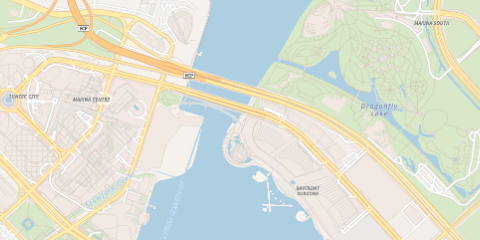
#> input picture dashboard/dist/style-thumbs/bright.png, 480 x 240 px, given in place of codex-clipboard-020ec8c5-a735-43cb-827e-fbe9e53ece9c.png, which was not available
$ python watercolour_architecture_ablation.py   (older library calls are emulated)
#> lines starting #> are read from the running program, lines starting #| are printed output that depends on the picture
### src/obed_edom/watercolour.py
from __future__ import annotations

import hashlib
import io
import math
from collections.abc import Callable
from dataclasses import dataclass, replace

import cv2
import numpy as np
from PIL import Image, ImageOps

MAX_ENCODED_BYTES = 20 * 1024 * 1024
MAX_PIXELS = 24_000_000
BASE_MIN_SIDE = 440.0
WORK_MIN_SIDE = 880
PAPER = np.array([245, 232, 201], np.float32) / 255
PENCIL = np.array([0.40, 0.29, 0.21], np.float32)


class WatercolourError(ValueError):
    pass


class WatercolourCancelled(Exception):
    pass


Cancel = Callable[[], bool] | None


def _check(cancel: Cancel) -> None:
    if cancel and cancel():
        raise WatercolourCancelled()


@dataclass(frozen=True)
class WatercolourOptions:
    wash_softness: float = 0.65
    ink_amount: float = 0.42
    transparent: bool = False
    paper: bool = True
    seed: int = 0


def decode_image(raw: bytes) -> Image.Image:
    if not raw or len(raw) > MAX_ENCODED_BYTES:
        raise WatercolourError("Image is empty or exceeds the 20 MB upload limit")
    try:
        with Image.open(io.BytesIO(raw)) as source:
            source.verify()
        with Image.open(io.BytesIO(raw)) as source:
            if source.width * source.height > MAX_PIXELS:
                raise WatercolourError("Image exceeds the 24 megapixel processing limit")
            image = ImageOps.exif_transpose(source).convert("RGBA")
    except Exception as exc:
        raise WatercolourError("Upload is not a valid image") from exc
    if image.width * image.height > MAX_PIXELS:
        raise WatercolourError("Image exceeds the 24 megapixel processing limit")
    return image


def _seed(raw: bytes, seed: int) -> int:
    return (int.from_bytes(hashlib.sha256(raw).digest()[:8], "big") ^ int(seed)) & 0x7FFFFFFF


def _blur(a: np.ndarray, sigma: float) -> np.ndarray:
    return cv2.GaussianBlur(a, (0, 0), sigma) if sigma > 0 else a


def _norm(a: np.ndarray) -> np.ndarray:
    return (a - a.mean()) / (a.std() + 1e-6)


def _noise(rng: np.random.Generator, shape: tuple[int, int], sigma: float = 0.0) -> np.ndarray:
    return _blur(rng.normal(0, 1, shape).astype(np.float32), sigma)


def _odd(value: float) -> int:
    return max(1, int(round(value))) | 1


def _percentile(a: np.ndarray, q: float) -> float:
    step = max(1, int(math.sqrt(a.size / 2_000_000)))
    return max(float(np.percentile(a[::step, ::step], q)), 1e-5)


# [4 lines left out: function _slider_gain, not called in this run]


def _gradient(a: np.ndarray, sigma: float) -> np.ndarray:
    smooth = _blur(a, sigma)
    return np.hypot(cv2.Sobel(smooth, cv2.CV_32F, 1, 0, ksize=3), cv2.Sobel(smooth, cv2.CV_32F, 0, 1, ksize=3)) / 8.0


# [40 lines left out: functions _line_kernel, _paper, _strokes, _wobble, _pencil_edges, not called in this run]


def _smoothness(luminance: np.ndarray, scale: float) -> np.ndarray:
    return np.clip(1 - _blur(_gradient(luminance, scale), 2 * scale) * scale / 0.03, 0, 1)


# [189 lines left out: functions _wash, _wash_layers, _fill_hidden, _feather_mask, _has_paint, _painted_alpha and 2 more, not called in this run]


def convert(raw: bytes, options: WatercolourOptions, mask: Image.Image | None = None, *, cancel: Cancel = None) -> tuple[bytes, tuple[int, int]]:
    image = decode_image(raw)
    _check(cancel)
    result = render(image, replace(options, seed=_seed(raw, options.seed)), mask, cancel=cancel)
    _check(cancel)
    output = io.BytesIO()
    result.save(output, "PNG", optimize=False)
    _check(cancel)
    return output.getvalue(), result.size

### scripts/watercolour_architecture_ablation.py
from __future__ import annotations

import argparse
import hashlib
import io
import json
import sys
import types
from pathlib import Path

from PIL import Image, ImageDraw

from obed_edom import watercolour as current


REFERENCE = Path("/var/folders/cm/y6d43l6j57s65blyxxy1ty6r0000gn/T/codex-clipboard-020ec8c5-a735-43cb-827e-fbe9e53ece9c.png")
CHURCHES = (
    Path("/var/folders/cm/y6d43l6j57s65blyxxy1ty6r0000gn/T/codex-clipboard-1e0413fe-b00f-4df9-86ee-a546a3af90a6.png"),
    Path("/var/folders/cm/y6d43l6j57s65blyxxy1ty6r0000gn/T/codex-clipboard-1f75a4ef-f1b2-4fe8-be8a-953e8da4451d.png"),
)
COEFFICIENT = "* (0.6 * busy)[:, :, None]"


def source_variant(*, no_blotch: bool = True, name: str = "watercolour_ablation_no_blotch") -> types.ModuleType:
    source_path = Path(current.__file__ or "")
    source = source_path.read_text()
    changed = source
    if no_blotch:
        assert source.count(COEFFICIENT) == 1
        changed = source.replace(COEFFICIENT, "* (0.0 * busy)[:, :, None]", 1)
        assert changed.count("* (0.0 * busy)[:, :, None]") == 1
    module = types.ModuleType(name)
    module.__file__ = str(source_path)
    sys.modules[module.__name__] = module
    exec(compile(changed, str(source_path), "exec"), module.__dict__)
    return module


def without_wobble(module: types.ModuleType) -> None:
    original = module._wobble

    def consume_and_keep(image, rng, scale):
        original(image, rng, scale)
        return image

    module._wobble = consume_and_keep


def variants() -> dict[str, types.ModuleType]:
    no_wobble = source_variant(no_blotch=False, name="watercolour_ablation_no_wobble")
    without_wobble(no_wobble)
    no_blotch = source_variant(name="watercolour_ablation_no_blotch")
    both = source_variant(name="watercolour_ablation_both")
    without_wobble(both)
    return {"current": current, "no_wobble": no_wobble, "no_blotch": no_blotch, "both": both}


def encode(image: Image.Image) -> bytes:
    buffer = io.BytesIO()
    image.save(buffer, "PNG")
    return buffer.getvalue()


def labelled(image: Image.Image, label: str) -> Image.Image:
    view = image.copy()
    draw = ImageDraw.Draw(view)
    draw.rectangle((0, 0, min(view.width, len(label) * 8 + 14), 22), fill="#241f18")
    draw.text((5, 4), label, fill="#fff7e5")
    return view


def board(images: dict[str, Image.Image], crop: tuple[int, int, int, int], output: Path) -> None:
    views = [labelled(images[name].crop(crop), name) for name in images]
    width = max(view.width for view in views)
    height = max(view.height for view in views)
    canvas = Image.new("RGB", (width * 2, height * 2), "#f1dfbd")
    for index, view in enumerate(views):
        canvas.paste(view, ((index % 2) * width, (index // 2) * height))
    canvas.save(output)


def render_set(raw: bytes, modules: dict[str, types.ModuleType], output: Path) -> dict[str, Image.Image]:
    rendered: dict[str, Image.Image] = {}
    for name, module in modules.items():
        payload, _ = module.convert(raw, module.WatercolourOptions(seed=20260908))
        (output / f"{name}.png").write_bytes(payload)
        rendered[name] = Image.open(io.BytesIO(payload)).convert("RGB")
    return rendered


def main() -> None:
    parser = argparse.ArgumentParser(description="Generate controlled Watercolour architecture ablations.")
    parser.add_argument("--output", type=Path, default=Path("output/watercolour-architecture-ablation"))
    args = parser.parse_args()
    args.output.mkdir(parents=True, exist_ok=True)
    modules = variants()
    reference = Image.open(REFERENCE).convert("RGB")
    mumbai = reference.crop((0, 0, reference.width, min(437, reference.height // 2)))
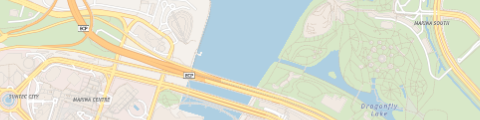
#> mumbai: PIL image 480x120 RGB; mean R, G, B 220.4, 224.1, 206.1
    mumbai_raw = encode(mumbai)
    mumbai_dir = args.output / "mumbai"
    mumbai_dir.mkdir(exist_ok=True)
    mumbai.save(mumbai_dir / "input.png")
    rendered = render_set(mumbai_raw, modules, mumbai_dir)
    board(rendered, (270, 20, 600, 310), mumbai_dir / "facade-board.png")
    board(rendered, (0, 0, 600, 437), mumbai_dir / "full-board.png")
    manifest: dict[str, dict[str, str]] = {"mumbai": {name: hashlib.sha256((mumbai_dir / f"{name}.png").read_bytes()).hexdigest() for name in modules}}
    for index, source in enumerate(CHURCHES, 1):
        if not source.is_file():
            raise FileNotFoundError(source)
        destination = args.output / f"church-{index}"
        destination.mkdir(exist_ok=True)
        raw = source.read_bytes()
        Image.open(io.BytesIO(raw)).convert("RGB").save(destination / "input.png")
        render_set(raw, modules, destination)
        manifest[f"church-{index}"] = {name: hashlib.sha256((destination / f"{name}.png").read_bytes()).hexdigest() for name in modules}
    (args.output / "manifest.json").write_text(json.dumps(manifest, indent=2) + "\n")
    print(args.output.resolve())


if __name__ == "__main__":
#> (the run stopped early here; a loop or call above may not have finished)

$ run again, on dashboard/dist/style-thumbs/buildings3d.png
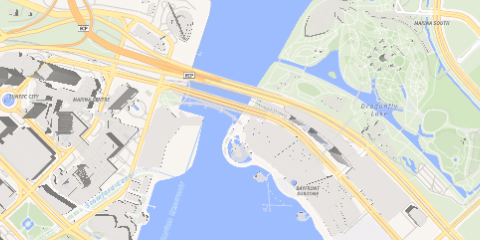
#> input picture dashboard/dist/style-thumbs/buildings3d.png, 480 x 240 px, given in place of codex-clipboard-020ec8c5-a735-43cb-827e-fbe9e53ece9c.png, which was not available
#> in main, `mumbai = reference.crop((0, 0, reference.width, min(437, reference.hei..`:
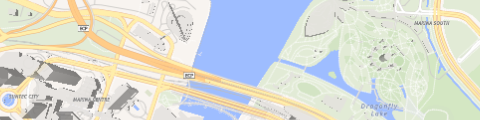
#> mumbai: PIL image 480x120 RGB; mean R, G, B 216.9, 220.3, 213.4
